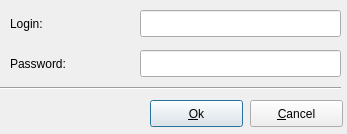
<?xml version="1.0" encoding="UTF-8"?>
<ui version="4.0">
 <class>CredentialsDialog</class>
 <widget class="QDialog" name="CredentialsDialog">
  <property name="windowModality">
   <enum>Qt::ApplicationModal</enum>
  </property>
  <property name="geometry">
   <rect>
    <x>0</x>
    <y>0</y>
    <width>347</width>
    <height>134</height>
   </rect>
  </property>
  <property name="minimumSize">
   <size>
    <width>347</width>
    <height>134</height>
   </size>
  </property>
  <property name="maximumSize">
   <size>
    <width>347</width>
    <height>134</height>
   </size>
  </property>
  <property name="windowTitle">
   <string>Dialog</string>
  </property>
  <widget class="QLineEdit" name="passwordLineEdit">
   <property name="geometry">
    <rect>
     <x>140</x>
     <y>50</y>
     <width>201</width>
     <height>27</height>
    </rect>
   </property>
   <property name="echoMode">
    <enum>QLineEdit::Password</enum>
   </property>
  </widget>
  <widget class="QLineEdit" name="loginLineEdit">
   <property name="geometry">
    <rect>
     <x>140</x>
     <y>10</y>
     <width>201</width>
     <height>27</height>
    </rect>
   </property>
  </widget>
  <widget class="QLabel" name="loginLabel">
   <property name="geometry">
    <rect>
     <x>10</x>
     <y>10</y>
     <width>62</width>
     <height>27</height>
    </rect>
   </property>
   <property name="text">
    <string>Login:</string>
   </property>
  </widget>
  <widget class="QLabel" name="passwordLabel">
   <property name="geometry">
    <rect>
     <x>10</x>
     <y>50</y>
     <width>81</width>
     <height>27</height>
    </rect>
   </property>
   <property name="text">
    <string>Password:</string>
   </property>
  </widget>
  <widget class="QPushButton" name="okButton">
   <property name="geometry">
    <rect>
     <x>150</x>
     <y>100</y>
     <width>93</width>
     <height>27</height>
    </rect>
   </property>
   <property name="minimumSize">
    <size>
     <width>93</width>
     <height>27</height>
    </size>
   </property>
   <property name="maximumSize">
    <size>
     <width>93</width>
     <height>27</height>
    </size>
   </property>
   <property name="text">
    <string>&amp;Ok</string>
   </property>
  </widget>
  <widget class="QPushButton" name="cancelButton">
   <property name="geometry">
    <rect>
     <x>250</x>
     <y>100</y>
     <width>93</width>
     <height>27</height>
    </rect>
   </property>
   <property name="minimumSize">
    <size>
     <width>93</width>
     <height>27</height>
    </size>
   </property>
   <property name="maximumSize">
    <size>
     <width>93</width>
     <height>27</height>
    </size>
   </property>
   <property name="text">
    <string>&amp;Cancel</string>
   </property>
  </widget>
  <widget class="Line" name="line">
   <property name="geometry">
    <rect>
     <x>0</x>
     <y>80</y>
     <width>341</width>
     <height>16</height>
    </rect>
   </property>
   <property name="orientation">
    <enum>Qt::Horizontal</enum>
   </property>
  </widget>
 </widget>
 <tabstops>
  <tabstop>loginLineEdit</tabstop>
  <tabstop>passwordLineEdit</tabstop>
  <tabstop>okButton</tabstop>
  <tabstop>cancelButton</tabstop>
 </tabstops>
 <resources/>
 <connections>
  <connection>
   <sender>okButton</sender>
   <signal>clicked()</signal>
   <receiver>CredentialsDialog</receiver>
   <slot>accept()</slot>
   <hints>
    <hint type="sourcelabel">
     <x>173</x>
     <y>118</y>
    </hint>
    <hint type="destinationlabel">
     <x>113</x>
     <y>110</y>
    </hint>
   </hints>
  </connection>
  <connection>
   <sender>cancelButton</sender>
   <signal>clicked()</signal>
   <receiver>CredentialsDialog</receiver>
   <slot>reject()</slot>
   <hints>
    <hint type="sourcelabel">
     <x>297</x>
     <y>113</y>
    </hint>
    <hint type="destinationlabel">
     <x>131</x>
     <y>74</y>
    </hint>
   </hints>
  </connection>
 </connections>
</ui>
